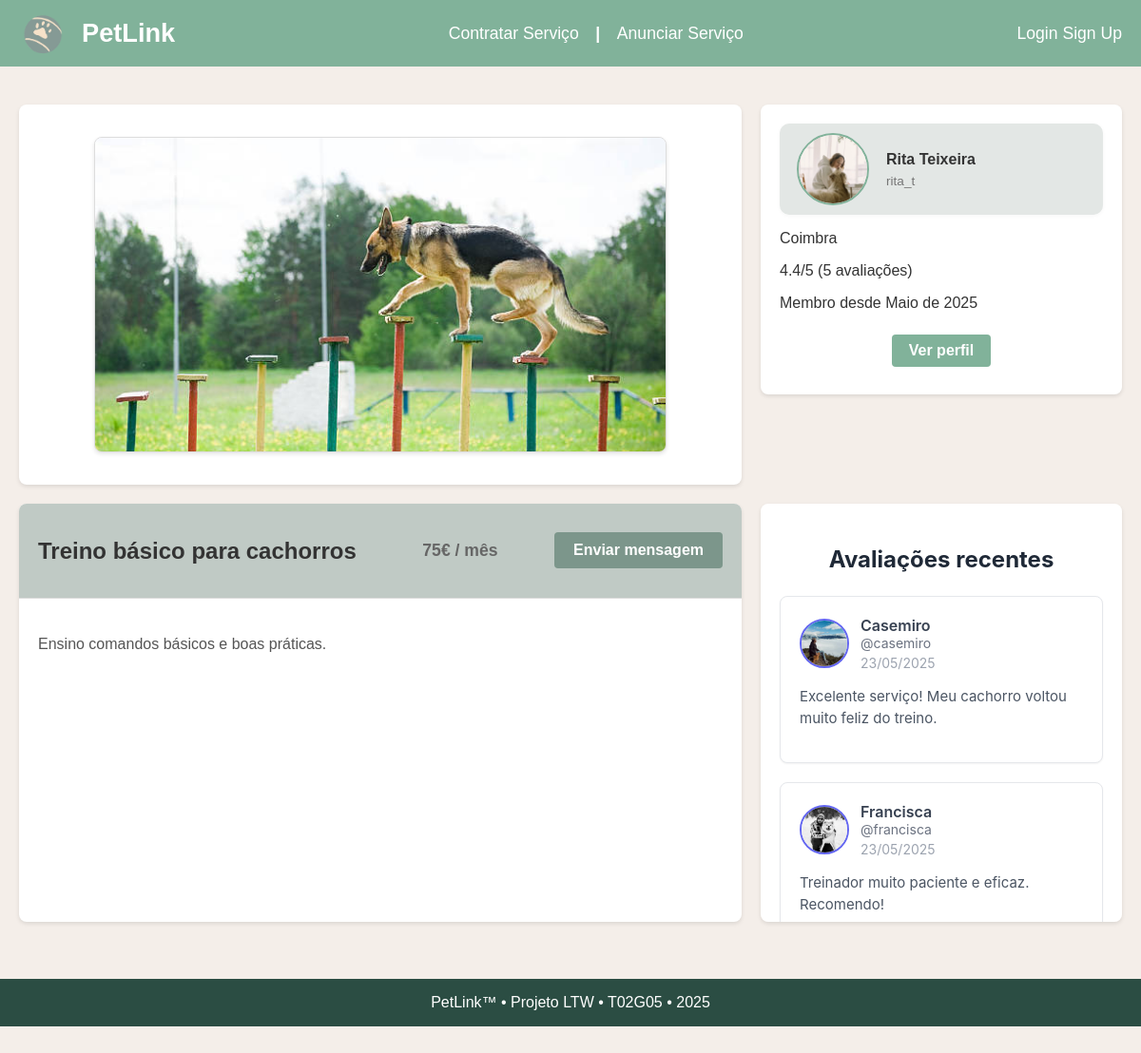
The page /pages/adDetails.php?id=1 on the database its author committed.
### tables this page shows
CREATE TABLE Reviews (
    review_id       INTEGER PRIMARY KEY AUTOINCREMENT,
    ad_id           INTEGER NOT NULL,
    client_id       INTEGER NOT NULL,
    rating          INTEGER NOT NULL CHECK (rating >= 1 AND rating <= 5),
    comment         TEXT,
    created_at      TIMESTAMP DEFAULT CURRENT_TIMESTAMP,

    FOREIGN KEY (ad_id) REFERENCES Ads(ad_id) ON DELETE CASCADE,
    FOREIGN KEY (client_id) REFERENCES Users(user_id) ON DELETE CASCADE
);

CREATE TABLE Users (
    user_id         INTEGER PRIMARY KEY AUTOINCREMENT,
    is_admin        BOOLEAN DEFAULT FALSE,
    username        TEXT UNIQUE NOT NULL,
    email           TEXT UNIQUE NOT NULL,
    password_hash   TEXT NOT NULL,
    name            TEXT NOT NULL,
    photo_id        INTEGER,
    phone           TEXT,
    district        TEXT NOT NULL,
    created_at      TIMESTAMP DEFAULT CURRENT_TIMESTAMP,
    user_description TEXT DEFAULT '', -- <-- add this line

    FOREIGN KEY (photo_id) REFERENCES Media(media_id) ON DELETE CASCADE
);

### pages/adDetails.php (called while the page is built, shortened)
<?php
  require_once(__DIR__.'/../templates/layout.php');
  require_once(__DIR__.'/../templates/adDetails.php');
  require_once(__DIR__.'/../templates/reviews.php');
  require_once(__DIR__.'/../database/connection.db.php');
  require_once(__DIR__.'/../database/anuncios.class.php');
  require_once(__DIR__.'/../database/reviews.class.php');
  require_once(__DIR__.'/../database/users.class.php');
  $db = getDatabaseConnection();
  $adId = isset($_GET['id']) ? intval($_GET['id']) : null;
  $success = isset($_GET['success']) ? intval($_GET['success']) : 0;
  $ad = Ad::getById($db, $adId);
  $reviews = Reviews::getByAdId($db, (int)$adId);
  $averageRating = Reviews::getAverageRatingForAd($db, (int)$adId);
  $reviewCount = Reviews::getReviewCountForAd($db, (int)$adId);
  drawAdDetails($ad, $reviews,$averageRating, $reviewCount, $success);
?>

### database/reviews.class.php (called while the page is built, shortened)
<?php
require_once(__DIR__ . '/users.class.php');
class Reviews {
    private string $created_at;
    public ?User $userObject;
    private function __construct(
        int $id,
        int $client_id,
        int $ad_id,
        int $rating,
        ?string $comment,
        string $created_at,
        ?User $userObject
    ) {
        $this->comment = $comment;
        $this->created_at = $created_at;
        $this->userObject = $userObject;
    }
    public function getCreatedAt(): string {
        return $this->created_at;
    }
    public function getUserObject(): ?User {
        return $this->userObject;
    }
    static public function getByAdId(PDO $db, int $adId): array {
        $stmt = $db->prepare('
            SELECT
                r.review_id,
                r.ad_id,
                r.client_id,
                r.rating,
                r.comment,
                r.created_at AS review_created_at,
                u.user_id,
                u.username AS user_username,
                u.name AS user_name,
                u.email AS user_email,
                u.district AS user_district,
                u.phone AS user_phone,
                u.photo_id AS user_photo_id,
                u.created_at AS user_created_at
            FROM
                reviews r
            JOIN
                users u ON r.client_id = u.user_id
            WHERE
                r.ad_id = ?
            ORDER BY
                r.created_at DESC
        ');
        $stmt->execute([$adId]);
        $reviews = [];
        while ($row = $stmt->fetch(PDO::FETCH_ASSOC)) {
            $user = new User(
                (int)$row['user_id'],
                $row['user_name'],
                $row['user_username'],
                $row['user_email'],
                $row['user_district'],
                $row['user_phone'],
                (int)$row['user_photo_id'],
                $row['user_created_at']
            );
            $reviews[] = new Reviews(
                (int)$row['review_id'],
                (int)$row['ad_id'],
                (int)$row['user_id'],
                (int)$row['rating'],
                $row['comment'],
                $row['review_created_at'],
                $user
            );
        }
        return $reviews;
    }
}

### database/users.class.php (called while the page is built, shortened)
<?php
class User {
    private string $username;
    private string $name;
    private int $photoId;
    public function __construct(
        int $id,
        string $username,
        string $name,
        string $email,
        string $district,
        ?string $phone,
        int $photoId,
        ?string $createdAt
    ) {
        $this->username = $username;
        $this->name = $name;
        $this->photoId = $photoId;
    }
    public function getUsername(): string {
        return $this->username;
    }
    public function getName(): string {
        return $this->name;
    }
    public function getPhotoId(): int {
        return $this->photoId;
    }
}

### database/anuncios.class.php (called while the page is built, shortened)
<?php
class Ad {
    private static function getAnimalsForAd(PDO $db, int $adId): array {
        $stmt = $db->prepare('
            SELECT at.animal_name
            FROM Ad_animals aa
            JOIN Animal_types at ON aa.animal_id = at.animal_id
            WHERE aa.ad_id = ?
        ');
        $stmt->execute([$adId]);
        $animals = [];
        while ($row = $stmt->fetch(PDO::FETCH_ASSOC)) {
            $animals[] = $row['animal_name'];
        }
        return $animals;
    }
    public static function getById(PDO $db, int $id): ?Ad {
        $stmt = $db->prepare('
            SELECT
                Ads.ad_id AS id,
                Ads.service_id,
                Ads.freelancer_id,
                Ads.title,
                Ads.description,
                Ads.price,
                Ads.price_period,
                Ads.created_at,
                Users.name,
                Users.username,
                Users.user_id,
                Users.district,
                Users.photo_id
            FROM Ads
            JOIN Users ON Ads.freelancer_id = Users.user_id
            WHERE Ads.ad_id = ?
        ');
        $stmt->execute([$id]);
        $adData = $stmt->fetch(PDO::FETCH_ASSOC);
        $mediaIds = [];
        $mediaQuery = '
            SELECT
            AM.media_id
            FROM Ad_media AM
            WHERE AM.ad_id = ?
        ';
        $mediaStmt = $db->prepare($mediaQuery);
        $mediaStmt->execute([$id]);
        $adMedia = $mediaStmt->fetchAll(PDO::FETCH_COLUMN);
        if ($adMedia !== false) {
            $mediaIds = $adMedia;
        }
        $averageRating = Reviews::getAverageRatingForAd($db, (int)$adData['id']);
        $reviewCount = Reviews::getReviewCountForAd($db, (int)$adData['id']);
        return new Ad(
            (int)$adData['id'],
            (int)$adData['service_id'],
            (int)$adData['freelancer_id'],
            $adData['title'] ?? '',
            $adData['description'] ?? '',
            (float)$adData['price'],
            $adData['price_period'] ?? '',
            self::getAnimalsForAd($db, (int)$adData['id']),
            $mediaIds,
            $adData['name'] ?? '',
            $adData['username'] ?? '',
            (int)$adData['user_id'],
            $adData['district'] ?? '',
            (int)($adData['photo_id'] ?? 0),
            $adData['created_at'] ?? null,
            $averageRating,
            $reviewCount
        );
    }
}

### templates/reviews.php (the view, shortened to what this page needs)
<?php declare(strict_types = 1);
function drawReviews(array $reviews): void {
    ?>
    <link rel="stylesheet" href="../stylesheets/style.css">
    <div class="ad-reviews">
        <h3>Avaliações recentes</h3>
        <?php if (empty($reviews)): ?>
            <p>Ainda não há avaliações para este anúncio.</p>
        <?php else: ?>
            <?php foreach ($reviews as $review):
                $client = $review->getUserObject();
                $clientName = $client ? htmlspecialchars($client->getUsername()) : 'Utilizador Desconhecido';
                $clientUsername = $client ? htmlspecialchars($client->getName()) : 'desconhecido';
                $clientPhotoId = $client ? $client->getPhotoId() : 0;
                $profilePhotoSrc = ($clientPhotoId === 0) ? '/resources/profilePics/0.png' : "/resources/profilePics/" . htmlspecialchars((string)$clientPhotoId) . ".png";
                $reviewDate = "Data desconhecida";
                if ($review->getCreatedAt() !== null && $review->getCreatedAt() !== '') {
                    $date = DateTime::createFromFormat('Y-m-d H:i:s', $review->getCreatedAt());
                    if ($date !== false) {
                        $reviewDate = $date->format('d/m/Y');
                    }
                }
            ?>
                <div class="review-item">
                    <div class="review-header">
                        <img src="<?= htmlspecialchars($profilePhotoSrc) ?>" alt="Profile Photo" class="review-user-photo">
                        <div class="review-user-info">
                            <strong><?= $clientName ?></strong>
                            <span class="username">@<?= $clientUsername ?></span>
                            <span class="review-date"><?= htmlspecialchars($reviewDate) ?></span>
                        </div>
                    </div>
                    <p class="review-comment"><?= nl2br(htmlspecialchars($review->comment ?? '')) ?></p>
                </div>
            <?php endforeach; ?>
        <?php endif; ?>
    </div>
<?php } ?>

### rows shown on the page
reviews: shows a picture, client.name "Casemiro", client.username "casemiro", created_at "23/05/2025", comment "Excelente serviço! Meu cachorro voltou muito feliz do treino."
reviews: shows a picture, client.name "Francisca", client.username "francisca", created_at "23/05/2025", comment "Treinador muito paciente e eficaz. Recomendo!"

### other values the page prints
$ad->getName() "Rita Teixeira"
$ad->getUsername() "rita_t"
$ad->getDistrict() "Coimbra"
$averageRating "4.4"
$reviewCount "5"
$membroDesde "Maio de 2025"
$ad->getTitle() "Treino básico para cachorros"
$ad->getPrice() "75"
$ad->getPricePeriod() "mês"
$ad->getDescription() "Ensino comandos básicos e boas práticas."
